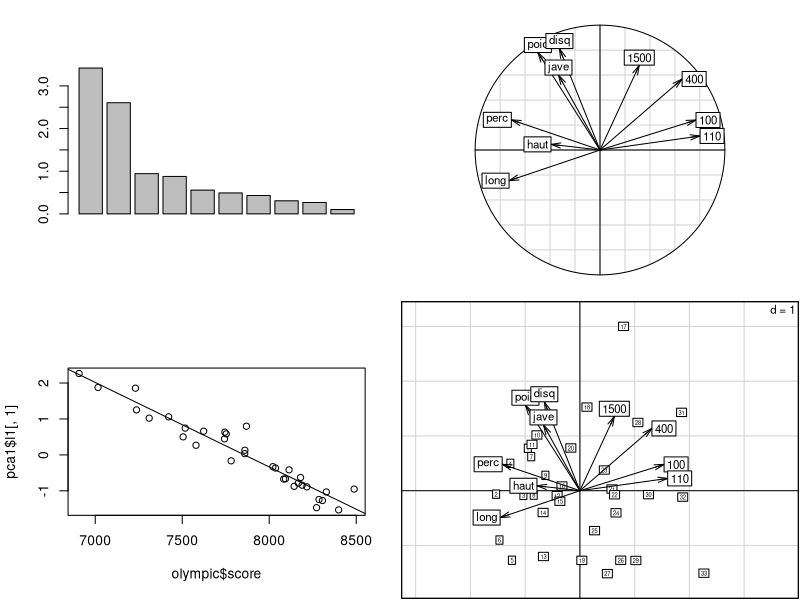

This chart was generated by the following R code:
library(ade4)


### Name: olympic
### Title: Olympic Decathlon
### Aliases: olympic
### Keywords: datasets

### ** Examples

data(olympic)
pca1 <- dudi.pca(olympic$tab, scan = FALSE)

if(adegraphicsLoaded()) {
  if(requireNamespace("lattice", quietly = TRUE)) {
    g1 <- s1d.barchart(pca1$eig, p1d.hori = FALSE, plot = FALSE)
    g2 <- s.corcircle(pca1$co, plot = FALSE)
    g3 <- lattice::xyplot(pca1$l1[, 1] ~ olympic$score, type = c("p", "r"))
    g41 <- s.label(pca1$l1, plab.cex = 0.5, plot = FALSE)
    g42 <- s.arrow(2 * pca1$co, plot = FALSE)
    g4 <- superpose(g41, g42)
    G <- ADEgS(list(g1, g2, g3, g4), layout = c(2, 2))
  }
  
} else {
  par(mfrow = c(2, 2))
  barplot(pca1$eig)
  s.corcircle(pca1$co)
  plot(olympic$score, pca1$l1[, 1])
  abline(lm(pca1$l1[, 1] ~ olympic$score))
  s.label(pca1$l1, clab = 0.5)
  s.arrow(2 * pca1$co, add.p = TRUE)
  par(mfrow = c(1, 1))
}
